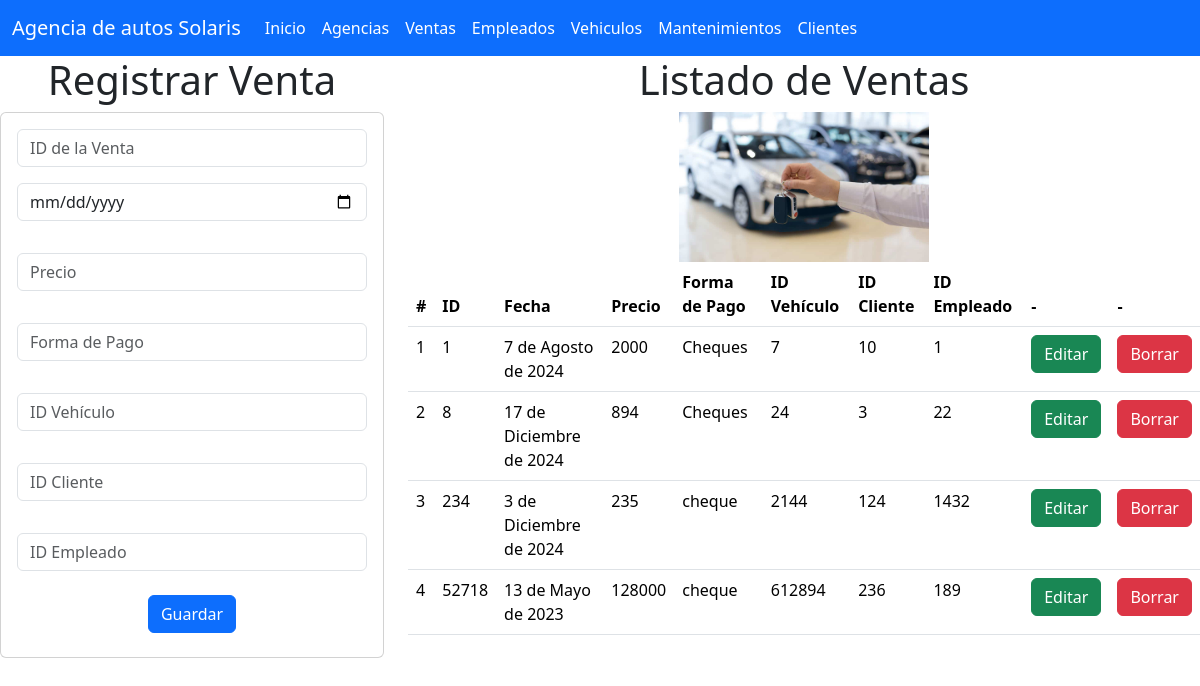
The page /venta_app/ventas on the database its author committed.
### venta_app/models.py (models this page shows, shortened)
class Venta(models.Model):
    id_venta = models.IntegerField(primary_key=True)
    fecha = models.DateField()
    precio = models.IntegerField()
    forma_pago = models.CharField(max_length=255)
    id_vehiculo = models.IntegerField()
    id_cliente = models.IntegerField()
    id_empleado = models.IntegerField()

### venta_app/views.py (the view)
# urls.py: path("ventas",views.ventas,name="ventas"),
def ventas(request):
    lasventas = Venta.objects.all()
    return render(request, 'gestionarVentas.html', {"misventas": lasventas})

### venta_app/templates/gestionarVentas.html (shortened to what this page needs)
{% extends "base.html" %}
{% load static %}
{% block cuerpo %}
<div class="row">
  <div class="col-sm-12 col-md-4 col-lg-4 col-xl-4">
    <h1>Registrar Venta</h1>
    <div class="card">
      <div class="card-body">
        <form action="{% url 'registrarVenta' %}" method="POST">
          <div class="form-group">
            <input type="number" id="txtid_venta" name="txtid_venta" class="form-control" placeholder="ID de la Venta" required>
          </div>
          <div class="form-group py-3">
            <input type="date" id="datefecha" name="datefecha" class="form-control" placeholder="Fecha de Venta" required>
          </div>
          <div class="form-group py-3">
            <input type="number" id="numprecio" name="numprecio" class="form-control" placeholder="Precio" required>
          </div>
          <div class="form-group py-3">
            <input type="text" id="txtforma_pago" name="txtforma_pago" class="form-control" placeholder="Forma de Pago" maxlength="255" required>
          </div>
          <div class="form-group py-3">
            <input type="number" id="numid_vehiculo" name="numid_vehiculo" class="form-control" placeholder="ID Vehículo" required>
          </div>
          <div class="form-group py-3">
            <input type="number" id="numid_cliente" name="numid_cliente" class="form-control" placeholder="ID Cliente" required>
          </div>
          <div class="form-group py-3">
            <input type="number" id="numid_empleado" name="numid_empleado" class="form-control" placeholder="ID Empleado" required>
          </div>
          <div class="form-group py-2">
            <button type="submit" class="btn btn-primary">Guardar</button>
          </div>
        </form>
      </div>
    </div>
  </div>
  <div class="col-sm-12 col-md-8 col-lg-8 col-xl-8">
    <h1>Listado de Ventas</h1>
    <img src="{% static 'img/ventas.jpg' %}" style="width: 250px;" alt="Ejemplo de imagen">
    <div class="table-responsive">
      <table class="table">
        <thead>
          <tr>
            <th scope="col">#</th>
            <th scope="col">ID</th>
            <th scope="col">Fecha</th>
            <th scope="col">Precio</th>
            <th scope="col">Forma de Pago</th>
            <th scope="col">ID Vehículo</th>
            <th scope="col">ID Cliente</th>
            <th scope="col">ID Empleado</th>
            <th scope="col">-</th>
            <th scope="col">-</th>
          </tr>
        </thead>
        <tbody>
          {% for venta in misventas %}
          <tr>
            <td>{{ forloop.counter }}</td>
            <td>{{ venta.id_venta }}</td>
            <td>{{ venta.fecha }}</td>
            <td>{{ venta.precio }}</td>
            <td>{{ venta.forma_pago }}</td>
            <td>{{ venta.id_vehiculo }}</td>
            <td>{{ venta.id_cliente }}</td>
            <td>{{ venta.id_empleado }}</td>
            <td><a href="seleccionarVenta/{{ venta.id_venta }}" class="btn btn-success">Editar</a></td>
            <td><a href="borrarVenta/{{ venta.id_venta }}" class="btn btn-danger">Borrar</a></td>
          </tr>
          {% endfor %}
        </tbody>
      </table>
    </div>
  </div>
{% endblock %}

### rows shown on the page
Venta: id_venta "1", fecha "7 de Agosto de 2024", precio "2000", forma_pago "Cheques", id_vehiculo "7", id_cliente "10", id_empleado "1"
Venta: id_venta "8", fecha "17 de Diciembre de 2024", precio "894", forma_pago "Cheques", id_vehiculo "24", id_cliente "3", id_empleado "22"
Venta: id_venta "234", fecha "3 de Diciembre de 2024", precio "235", forma_pago "cheque", id_vehiculo "2144", id_cliente "124", id_empleado "1432"
Venta: id_venta "52718", fecha "13 de Mayo de 2023", precio "128000", forma_pago "cheque", id_vehiculo "612894", id_cliente "236", id_empleado "189"
